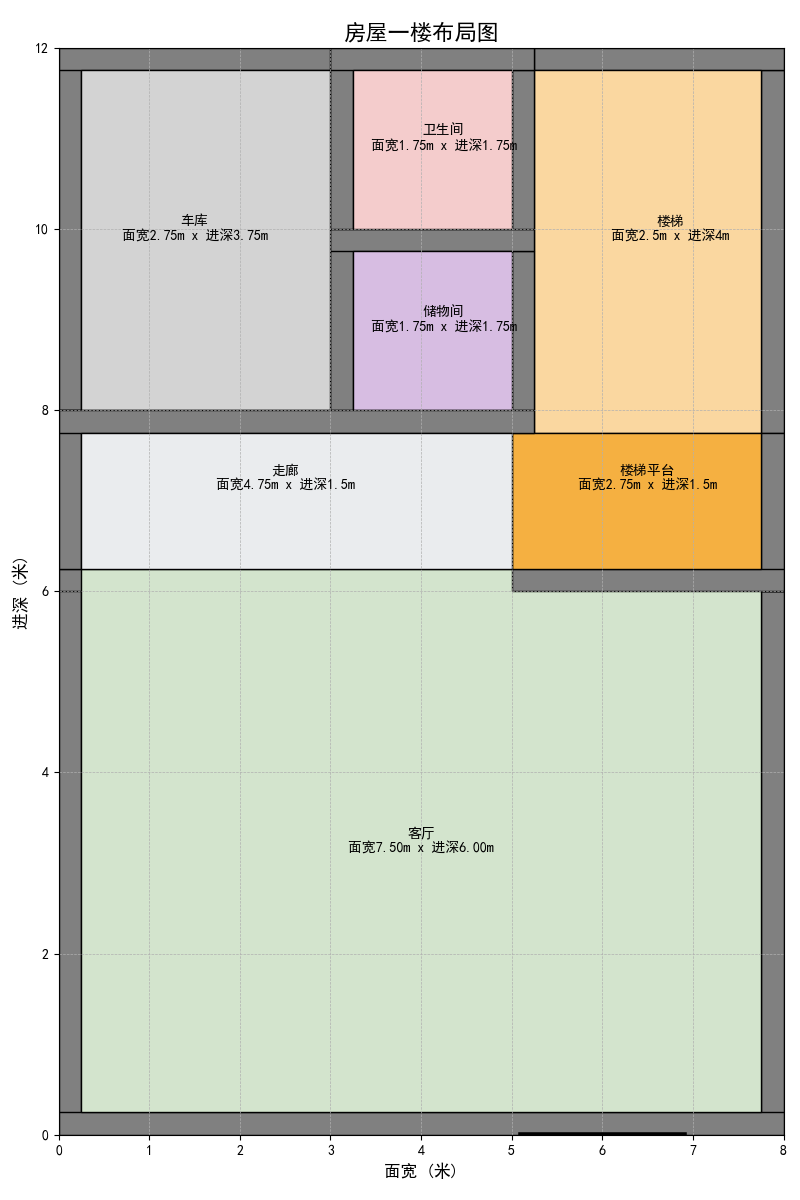

The script that drew this image:
# -*- coding: utf-8 -*-

"""
@date: 2025/2/16 下午10:44
@file: xxxx.py
@author: zj
@description:
"""

import matplotlib.pyplot as plt
import matplotlib.patches as patches

# 设置中文字体以支持中文标签显示
plt.rcParams['font.sans-serif'] = ['SimHei']
plt.rcParams['axes.unicode_minus'] = False  # 解决负号显示问题

# 创建画布并设置绘图区域比例
fig, ax = plt.subplots(figsize=(8, 12))  # 图形大小为8x12英寸
ax.set_xlim(0, 8)  # 面宽8米
ax.set_ylim(0, 12)  # 进深12米
ax.set_aspect('equal')  # 确保图形比例一致

# 添加标题和网格线
plt.title("房屋一楼布局图", fontsize=16)  # 设置标题
plt.grid(visible=True, which='both', linestyle='--', linewidth=0.5)  # 添加虚线网格

# 定义各功能区的颜色
colors = {
    '客厅': '#D3E4CD',  # 清新浅绿色
    '主卧': '#F9E79F',  # 温暖柠檬黄
    '次卧': '#ABEBC6',  # 舒适薄荷绿
    '楼梯': '#FAD7A0',  # 柔和杏色
    '卫生间': '#F4CCCC',  # 淡雅粉红
    '储物间': '#D7BDE2',  # 淡紫罗兰
    '车库': '#D3D3D3',  # 浅灰色
    '走廊': '#EAECEE',  # 浅灰蓝
    '楼梯平台': '#F5B041',  # 明亮橙色
    '厨房': '#F9E79F',  # 柠檬黄（厨房）
}
# 墙壁厚度
wall_thickness = 0.25


# 绘制墙壁
def draw_wall(x, y, width, height, exclude=None, adjacent=None):
    """
    绘制墙壁，排除或根据相邻区域避免重复绘制。

    参数：
    x, y: 功能区左下角坐标
    width, height: 功能区宽度和高度
    exclude: 排除的墙壁方向 ('left', 'right', 'top', 'bottom')
    adjacent: 相邻区域信息，用于避免重复绘制墙壁
    """
    if exclude is None:
        exclude = list()
    if adjacent is None:
        adjacent = list()
    if not isinstance(exclude, list):
        exclude = [exclude]

    if ('left' not in exclude) and ('left' not in adjacent):
        ax.add_patch(patches.Rectangle((x, y), wall_thickness, height, facecolor='gray', edgecolor='black'))
    if ('right' not in exclude) and ('right' not in adjacent):
        ax.add_patch(patches.Rectangle((x + width - wall_thickness, y), wall_thickness, height - wall_thickness,
                                       facecolor='gray', edgecolor='black'))
    if ('bottom' not in exclude) and ('bottom' not in adjacent):
        ax.add_patch(patches.Rectangle((x, y), width, wall_thickness, facecolor='gray', edgecolor='black'))
    if ('top' not in exclude) and ('top' not in adjacent):
        ax.add_patch(patches.Rectangle((x, y + height - wall_thickness), width, wall_thickness, facecolor='gray',
                                       edgecolor='black'))


# 绘制各个功能区

# 客厅：位于最前面的区域，右侧与楼梯平台之间有墙
draw_wall(0, 0, 8, 6.5 - wall_thickness)  # 排除底部墙壁（大门区域）
# 注意：客厅右侧与楼梯平台之间有一堵墙，占用客厅空间
ax.add_patch(
    patches.Rectangle((wall_thickness, wall_thickness), 8 - 2 * wall_thickness, 6.5 - wall_thickness * 2,
                      facecolor=colors['客厅'], edgecolor='black', label='客厅'))
ax.text(4, 3.25, f"客厅\n面宽{8 - 2 * wall_thickness:.2f}m x 进深{6.5 - wall_thickness * 2:.2f}m",
        ha='center', va='center', fontsize=10)

# 楼梯：位于右侧最里面的区域
draw_wall(5.5 - wall_thickness, 8 - wall_thickness, 2.5 + wall_thickness, 4 + wall_thickness,
          exclude=['left', 'bottom'], adjacent=['left', 'bottom'])
ax.add_patch(
    patches.Rectangle((5.5 - wall_thickness, 8 - wall_thickness), 2.5, 4,
                      facecolor=colors['楼梯'], edgecolor='black', label='楼梯'))
ax.text(6.75, 10, "楼梯\n面宽2.5m x 进深4m", ha='center', va='center', fontsize=10)

# 卫生间和储物间：水平分割
# 储物间：位于前面
draw_wall(3, 8, 2.5 - wall_thickness, 2, adjacent=['bottom'])
ax.add_patch(
    patches.Rectangle((3 + wall_thickness, 8), 2.5 - 3 * wall_thickness, 2 - wall_thickness,
                      facecolor=colors['储物间'], edgecolor='black', label='储物间'))
ax.text(4.25, 9, f"储物间\n面宽{2.5 - 3 * wall_thickness:.2f}m x 进深{2 - wall_thickness:.2f}m",
        ha='center', va='center', fontsize=10)

# 卫生间：位于后面
draw_wall(3, 10, 2.5 - wall_thickness, 2, adjacent=['bottom'])
ax.add_patch(
    patches.Rectangle((3 + wall_thickness, 10), 2.5 - 3 * wall_thickness, 2 - wall_thickness,
                      facecolor=colors['卫生间'], edgecolor='black', label='卫生间'))
ax.text(4.25, 11, f"卫生间\n面宽{2.5 - 3 * wall_thickness:.2f}m x 进深{2 - wall_thickness:.2f}m",
        ha='center', va='center', fontsize=10)

# 车库：位于左侧最里面的区域
draw_wall(0, 8, 3, 4, adjacent=['bottom', 'right'])
ax.add_patch(patches.Rectangle((wall_thickness, 8), 3 - wall_thickness, 4 - wall_thickness,
                               facecolor=colors['车库'], edgecolor='black', label='车库'))
ax.text(1.5, 10, f"车库\n面宽{3 - wall_thickness:.2f}m x 进深{4 - wall_thickness:.2f}m",
        ha='center', va='center', fontsize=10)

# 走廊：位于楼梯、卫生间和车库的前面
# 修改为两部分：楼梯平台和其他走廊
# 楼梯平台：宽2.75米，长1.5米
draw_wall(5, 6.5 - wall_thickness * 2, 3, 1.5 + wall_thickness * 2,
          exclude=['top', 'left'], adjacent=['top', 'left'])
ax.add_patch(
    patches.Rectangle((5, 6.5 - wall_thickness), 2.75, 1.5,
                      facecolor=colors['楼梯平台'], edgecolor='black', label='楼梯平台'))
ax.text(6.5, 7.25, "楼梯平台\n面宽2.75m x 进深1.5m", ha='center', va='center', fontsize=10)

# 其他走廊：剩余部分
draw_wall(0, 6.5 - wall_thickness, 5 + wall_thickness, 1.5 + wall_thickness,
          exclude=['right', 'bottom'], adjacent=['right', 'bottom'])
ax.add_patch(patches.Rectangle((wall_thickness, 6.5 - wall_thickness), 5 - wall_thickness, 1.5,
                               facecolor=colors['走廊'], edgecolor='black'))
ax.text(2.5, 7.25, f"走廊\n面宽{5 - wall_thickness :.2f}m x 进深1.5m",
        ha='center', va='center', fontsize=10)

# 绘制大门：位于正面右侧进入，使用双向大门表示
door_x_start = 4 + (4 - 1.8) / 2  # 大门起始x坐标（右半侧中央）
door_y_bottom = 0  # 大门底部y坐标
door_length = 1.8  # 大门长度

# 使用两条粗线表示双向大门
ax.plot([door_x_start, door_x_start + door_length], [door_y_bottom, door_y_bottom],
        color='black', linewidth=4, label='大门')

# 显示坐标轴标签
plt.xlabel("面宽 (米)", fontsize=12)
plt.ylabel("进深 (米)", fontsize=12)

# 显示图形
plt.tight_layout()
plt.show()
